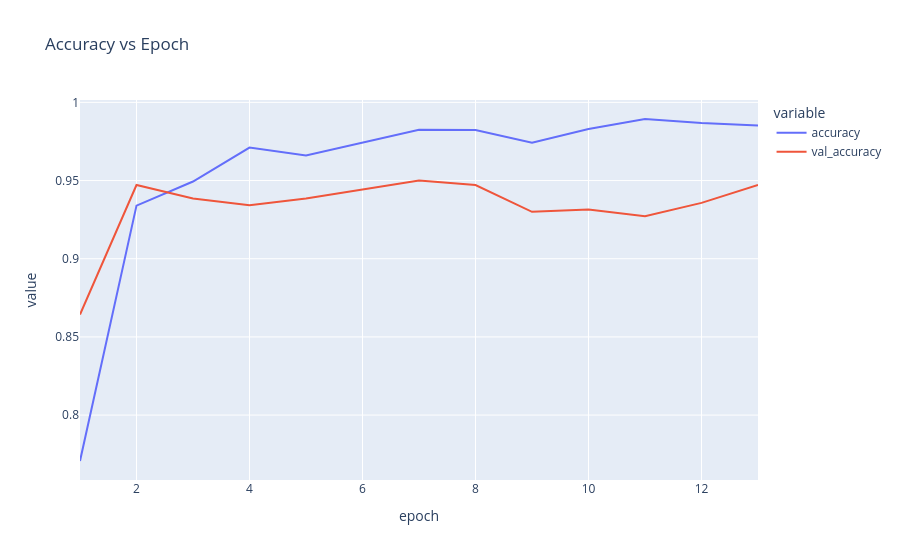
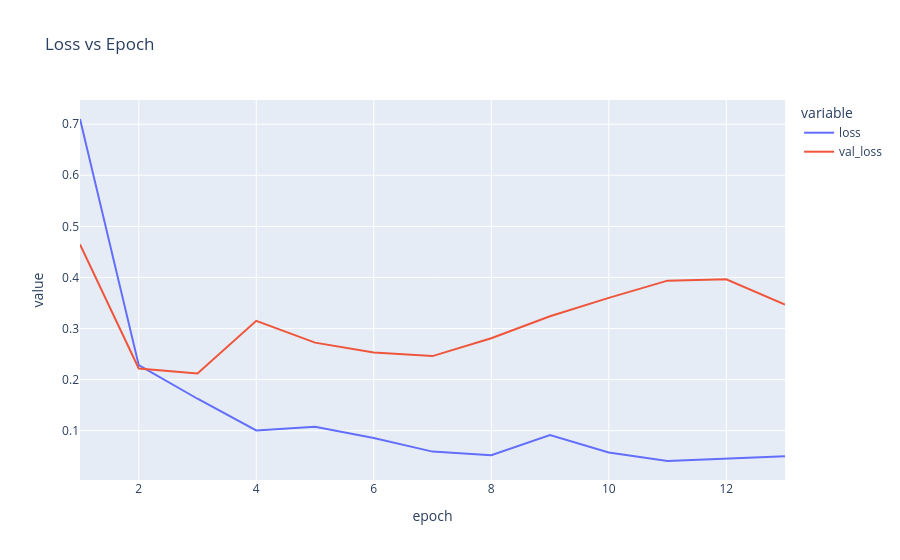

Notebook code for these charts, in order:
### Code cell
df = pd.DataFrame(final_results.history)
df['epoch'] = df.index + 1
display(df.style)

fig = px.line(df, x='epoch', y=['accuracy','val_accuracy'], title='Accuracy vs Epoch')
fig.show("plotly_mimetype")

fig = px.line(df, x='epoch', y=['loss','val_loss'], title='Loss vs Epoch')
fig.show("plotly_mimetype")

trained_model = keras.models.load_model('final_tuned_model_assignment.keras')

test_loss, test_acc = trained_model.evaluate(test_images, test_labels_cat)
print("Test sample loss: ", test_loss, "; Test sample accuracy: ", test_acc)

predictions = trained_model.predict(test_images)

test_preds = np.argmax(predictions, axis=1)

labels = [0,1,2,3,4,5,6,7,8,9]
results_test = calc_performance_multi(test_labels, test_preds, labels)

print("Average recall test:   ", results_test['report_dict']['macro avg']['recall'])
print()
print("The Confusion matrix for test data:")
print(results_test['confusion_matrix_print_table'])

### Figure 1 — Plotly figure (JSON) as saved in the notebook; plotly's stock layout.template omitted (floating-point values rounded to 4 significant figures)
{"data": [{"hovertemplate": "variable=accuracy<br>epoch=%{x}<br>value=%{y}<extra></extra>", "legendgroup": "accuracy", "line": {"color": "#636efa", "dash": "solid"}, "marker": {"symbol": "circle"}, "mode": "lines", "name": "accuracy", "orientation": "v", "showlegend": true, "type": "scatter", "x": [1, 2, 3, 4, 5, 6, 7, 8, 9, 10, 11, 12, 13], "xaxis": "x", "y": [0.7706, 0.934, 0.9494, 0.9711, 0.966, 0.9741, 0.9825, 0.9824, 0.9741, 0.983, 0.9894, 0.9868, 0.9852], "yaxis": "y"}, {"hovertemplate": "variable=val_accuracy<br>epoch=%{x}<br>value=%{y}<extra></extra>", "legendgroup": "val_accuracy", "line": {"color": "#EF553B", "dash": "solid"}, "marker": {"symbol": "circle"}, "mode": "lines", "name": "val_accuracy", "orientation": "v", "showlegend": true, "type": "scatter", "x": [1, 2, 3, 4, 5, 6, 7, 8, 9, 10, 11, 12, 13], "xaxis": "x", "y": [0.8643, 0.9471, 0.9386, 0.9343, 0.9386, 0.9443, 0.95, 0.9471, 0.93, 0.9314, 0.9271, 0.9357, 0.9471], "yaxis": "y"}], "layout": {"legend": {"title": {"text": "variable"}, "tracegroupgap": 0}, "title": {"text": "Accuracy vs Epoch"}, "xaxis": {"anchor": "y", "domain": [0, 1], "title": {"text": "epoch"}}, "yaxis": {"anchor": "x", "domain": [0, 1], "title": {"text": "value"}}}}

### Figure 2 — Plotly figure (JSON) as saved in the notebook; plotly's stock layout.template omitted (floating-point values rounded to 4 significant figures)
{"data": [{"hovertemplate": "variable=loss<br>epoch=%{x}<br>value=%{y}<extra></extra>", "legendgroup": "loss", "line": {"color": "#636efa", "dash": "solid"}, "marker": {"symbol": "circle"}, "mode": "lines", "name": "loss", "orientation": "v", "showlegend": true, "type": "scatter", "x": [1, 2, 3, 4, 5, 6, 7, 8, 9, 10, 11, 12, 13], "xaxis": "x", "y": [0.7102, 0.2282, 0.1626, 0.1006, 0.1076, 0.08578, 0.05906, 0.05217, 0.09132, 0.05748, 0.04068, 0.04571, 0.05003], "yaxis": "y"}, {"hovertemplate": "variable=val_loss<br>epoch=%{x}<br>value=%{y}<extra></extra>", "legendgroup": "val_loss", "line": {"color": "#EF553B", "dash": "solid"}, "marker": {"symbol": "circle"}, "mode": "lines", "name": "val_loss", "orientation": "v", "showlegend": true, "type": "scatter", "x": [1, 2, 3, 4, 5, 6, 7, 8, 9, 10, 11, 12, 13], "xaxis": "x", "y": [0.4647, 0.2219, 0.2121, 0.3152, 0.2724, 0.2533, 0.246, 0.2809, 0.324, 0.36, 0.3937, 0.3962, 0.347], "yaxis": "y"}], "layout": {"legend": {"title": {"text": "variable"}, "tracegroupgap": 0}, "title": {"text": "Loss vs Epoch"}, "xaxis": {"anchor": "y", "domain": [0, 1], "title": {"text": "epoch"}}, "yaxis": {"anchor": "x", "domain": [0, 1], "title": {"text": "value"}}}}
